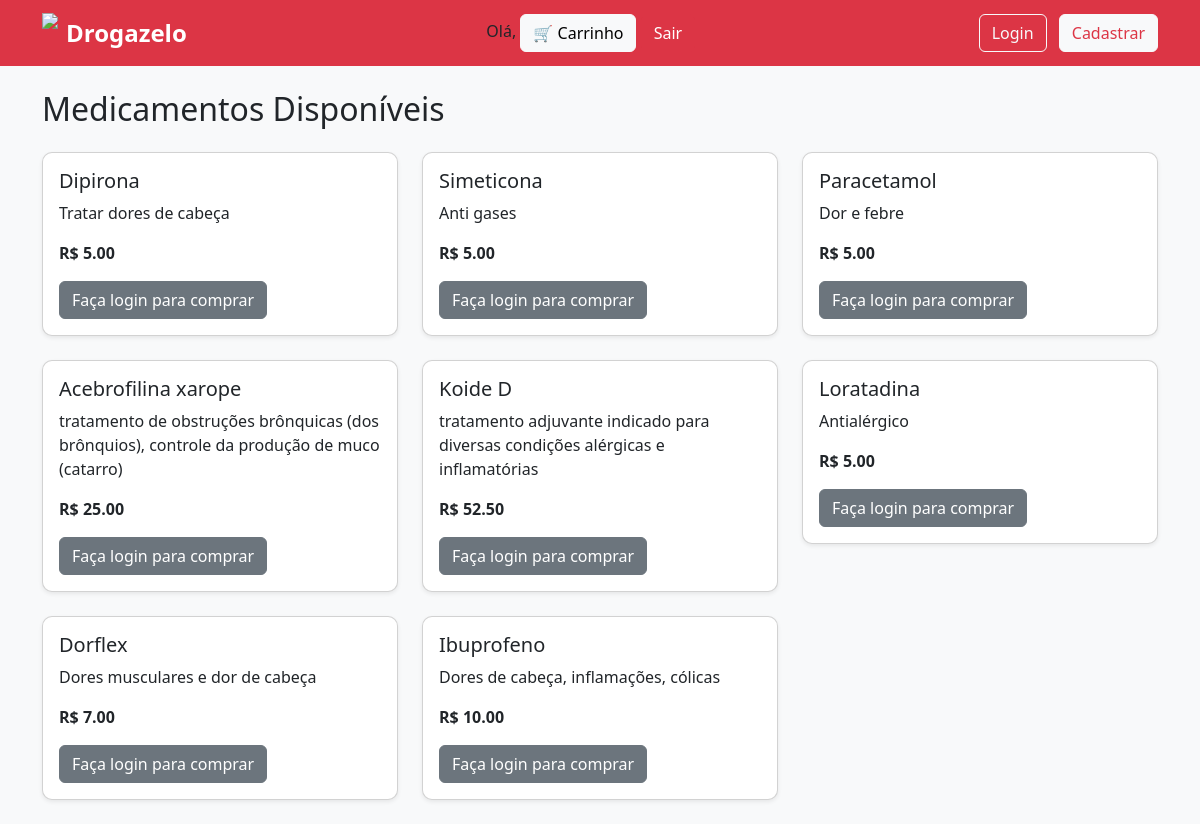
The page / on the database its author committed.
### produtos/models.py (models this page shows, shortened)
class Produto(models.Model):
    nome = models.CharField(max_length=100)
    descricao = models.TextField()
    preco = models.DecimalField(max_digits=8, decimal_places=2)
    estoque = models.IntegerField()

### produtos/views.py (the view)
# urls.py: path('', lista_produtos, name='lista_produtos'),
def lista_produtos(request):
    produtos = Produto.objects.all()
    return render(request, 'produtos/lista.html', {'produtos': produtos})

### templates/produtos/lista.html
{% extends 'base.html' %}
{% block conteudo %}
<h2 class="mb-4">Medicamentos Disponíveis</h2>
<div class="row">
  {% for produto in produtos %}
    <div class="col-md-4">
      <div class="card mb-4 shadow-sm">
        <div class="card-body">
          <h5 class="card-title">{{ produto.nome }}</h5>
          <p class="card-text">{{ produto.descricao }}</p>
          <p class="fw-bold">R$ {{ produto.preco }}</p>
          {% if user.is_authenticated %}
            <div class="d-flex gap-2">
              <a href="/adicionar/{{ produto.id }}/" class="btn btn-outline-danger">
                Adicionar ao carrinho
              </a>
              <a href="/comprar/{{ produto.id }}/" class="btn btn-danger">
                Comprar
              </a>
            </div>
          {% else %}
            <a href="/login/" class="btn btn-secondary">
              Faça login para comprar
            </a>
          {% endif %}
        </div>
      </div>
    </div>
  {% empty %}
    <p>Nenhum produto cadastrado.</p>
  {% endfor %}
</div>
{% endblock %}

### static/css/style.css (style rules this page uses)
body { background-color: #f8f9fa; }
.card { border-radius: 10px; }

### rows shown on the page
Produto: nome "Dipirona", descricao "Tratar dores de cabeça", preco "5.00"
Produto: nome "Simeticona", descricao "Anti gases", preco "5.00"
Produto: nome "Paracetamol", descricao "Dor e febre", preco "5.00"
Produto: nome "Acebrofilina xarope", descricao "tratamento de obstruções brônquicas (dos brônquios), controle da produção de muco (catarro)", preco "25.00"
Produto: nome "Koide D", descricao "tratamento adjuvante indicado para diversas condições alérgicas e inflamatórias", preco "52.50"
Produto: nome "Loratadina", descricao "Antialérgico", preco "5.00"
Produto: nome "Dorflex", descricao "Dores musculares e dor de cabeça", preco "7.00"
Produto: nome "Ibuprofeno", descricao "Dores de cabeça, inflamações, cólicas", preco "10.00"
